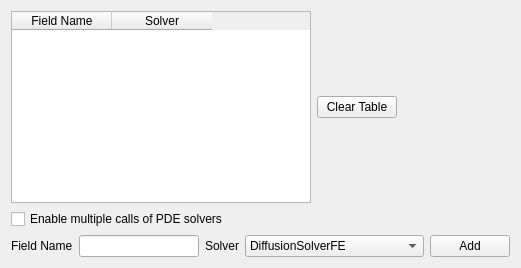
  <widget class="QWizardPage" name="wizardPage_7">
   <property name="title">
    <string>Chemical Fields (Diffusants)</string>
   </property>
   <layout class="QVBoxLayout" name="verticalLayout_11">
    <item>
     <layout class="QHBoxLayout" name="horizontalLayout_5">
      <item>
       <widget class="QTableWidget" name="fieldTable">
        <property name="minimumSize">
         <size>
          <width>300</width>
          <height>0</height>
         </size>
        </property>
        <property name="baseSize">
         <size>
          <width>300</width>
          <height>0</height>
         </size>
        </property>
        <column>
         <property name="text">
          <string>Field Name</string>
         </property>
        </column>
        <column>
         <property name="text">
          <string>Solver</string>
         </property>
        </column>
       </widget>
      </item>
      <item>
       <widget class="QPushButton" name="clearFieldTablePB">
        <property name="text">
         <string>Clear Table</string>
        </property>
       </widget>
      </item>
      <item>
       <spacer name="horizontalSpacer_6">
        <property name="orientation">
         <enum>Qt::Horizontal</enum>
        </property>
        <property name="sizeHint" stdset="0">
         <size>
          <width>40</width>
          <height>20</height>
         </size>
        </property>
       </spacer>
      </item>
     </layout>
    </item>
    <item>
     <widget class="QCheckBox" name="pdeSolverCallerCHB">
      <property name="toolTip">
       <string>Inserts PDESolver plugin into generated code. </string>
      </property>
      <property name="text">
       <string>Enable multiple calls of PDE solvers</string>
      </property>
     </widget>
    </item>
    <item>
     <layout class="QHBoxLayout" name="horizontalLayout_15">
      <item>
       <widget class="QLabel" name="label_18">
        <property name="text">
         <string>Field Name</string>
        </property>
       </widget>
      </item>
      <item>
       <widget class="QLineEdit" name="fieldNameLE">
        <property name="minimumSize">
         <size>
          <width>120</width>
          <height>0</height>
         </size>
        </property>
       </widget>
      </item>
      <item>
       <widget class="QLabel" name="label_19">
        <property name="text">
         <string>Solver</string>
        </property>
       </widget>
      </item>
      <item>
       <widget class="QComboBox" name="solverCB">
        <item>
         <property name="text">
          <string>DiffusionSolverFE</string>
         </property>
        </item>
        <item>
         <property name="text">
          <string>FlexibleDiffusionSolverFE</string>
         </property>
        </item>
        <item>
         <property name="text">
          <string>FastDiffusionSolver2DFE</string>
         </property>
        </item>
        <item>
         <property name="text">
          <string>KernelDiffusionSolver</string>
         </property>
        </item>
        <item>
         <property name="text">
          <string>SteadyStateDiffusionSolver</string>
         </property>
        </item>
       </widget>
      </item>
      <item>
       <widget class="QPushButton" name="fieldAddPB">
        <property name="text">
         <string>Add</string>
        </property>
       </widget>
      </item>
     </layout>
    </item>
   </layout>
  </widget>
